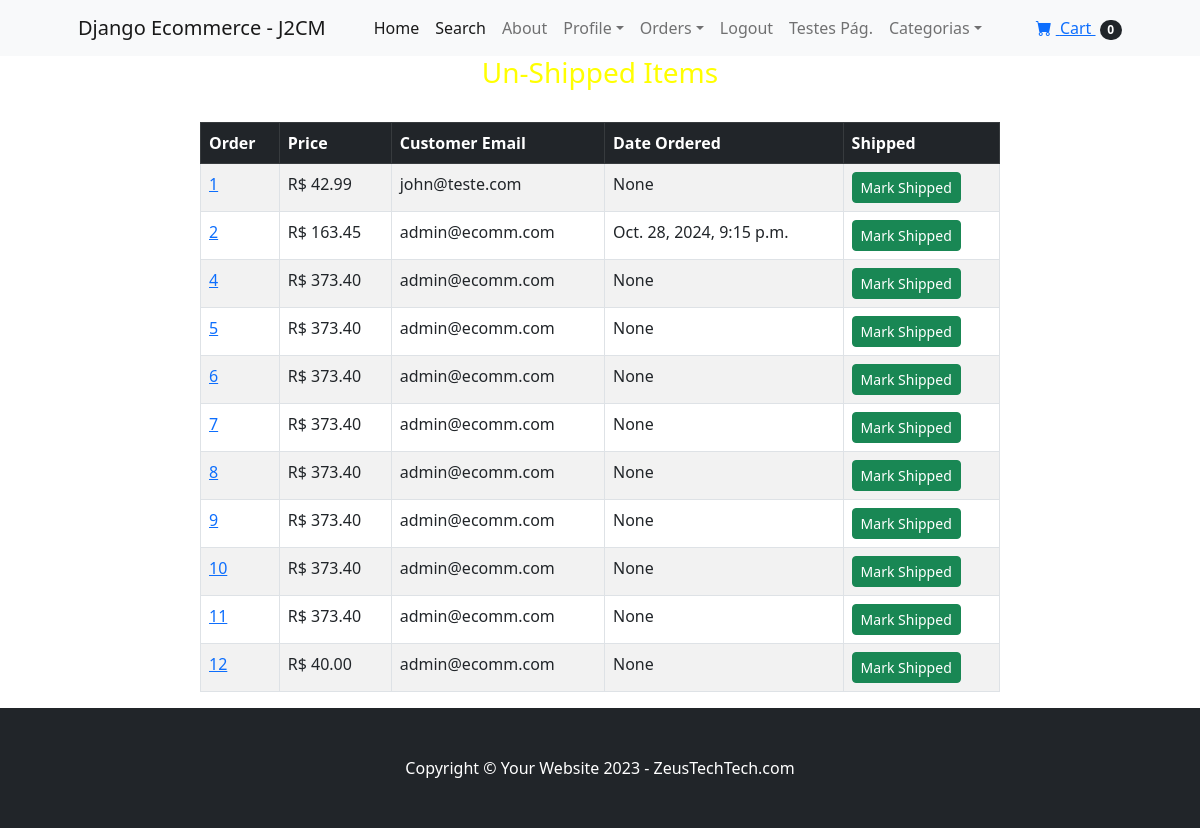
The page /payment/not_shipped_dash (signed in) on the database its author committed.
### payment/models.py (models this page shows, shortened)
class Order(models.Model):
    user = models.ForeignKey(User, on_delete=models.CASCADE, blank=True)
    full_name = models.CharField(max_length=250)
    email = models.EmailField(max_length=250)
    shipping_address = models.TextField(max_length=15000)
    amount_paid = models.DecimalField(max_digits=7, decimal_places=2)
    date_ordered = models.DateTimeField(auto_now_add=True)
    shipped = models.BooleanField(default=False)
    date_shipped = models.DateTimeField(blank=True, null=True)

### payment/views.py (the view, shortened to what this page needs)
# urls.py: path('not_shipped_dash', views.not_shipped_dash, name="not_shipped_dash"),
def not_shipped_dash(request):
    if request.user.is_authenticated and request.user.is_superuser:
        orders = Order.objects.filter(shipped=False)
        return render(request, "payment/not_shipped_dash.html", {"orders":orders})
    else:
        messages.success(request, "Access Danied!! Acesso Negado!!")
        return redirect('home')

### cart/cart.py (called while the page is built)
    def __len__(self):
        return len(self.cart)

### cart/context_processors.py (called while the page is built)
def cart(request):
    return {'cart': Cart(request)}

### payment/templates/payment/not_shipped_dash.html (shortened to what this page needs)
{% extends 'base.html' %}
{% block content %}
    <div class="conteiner">
        <div class="row">
            <center>
                <div class="col-8">
                    <h3>
                        Un-Shipped Items
                    </h3>
                    <br>
                    <table class="table table-striped table-hover table-bordered">
                        <thead class="table-dark">
                          <tr>
                            <th scope="col">Order</th>
                            <th scope="col">Price</th>
                            <th scope="col">Customer Email</th>
                            <th scope="col">Date Ordered</th>
                            <th scope="col">Shipped</th>
                          </tr>
                        </thead>
                        <tbody>
                          {% for item in orders %}
                          <tr>
                            <td><a href="{% url 'orders' item.id %}"> {{ item.id }} </a> </td>
                            <td>R$ {{ item.amount_paid }}</td>
                            <td>{{ item.email }}</td>
                            <td>{{ item.date_shipped }}</td>
                            <td>
                              <form method="POST" action="">
                                <button type="Submit" class="btn btn-success btn-sm">Mark Shipped</button>
                              </form>
                            </td>
                          </tr>
                          {% endfor %}
                        </tbody>
                      </table>
                </div>
            </center>
            <br><br>
        </div>
    </div>
{% endblock %}

### rows shown on the page
Order: id "1", amount_paid "42.99", email "john@teste.com", date_shipped "None"
Order: id "2", amount_paid "163.45", email "admin@ecomm.com", date_shipped "Oct. 28, 2024, 9:15 p.m."
Order: id "4", amount_paid "373.40", email "admin@ecomm.com", date_shipped "None"
Order: id "5", amount_paid "373.40", email "admin@ecomm.com", date_shipped "None"
Order: id "6", amount_paid "373.40", email "admin@ecomm.com", date_shipped "None"
Order: id "7", amount_paid "373.40", email "admin@ecomm.com", date_shipped "None"
Order: id "8", amount_paid "373.40", email "admin@ecomm.com", date_shipped "None"
Order: id "9", amount_paid "373.40", email "admin@ecomm.com", date_shipped "None"
Order: id "10", amount_paid "373.40", email "admin@ecomm.com", date_shipped "None"
Order: id "11", amount_paid "373.40", email "admin@ecomm.com", date_shipped "None"
Order: id "12", amount_paid "40.00", email "admin@ecomm.com", date_shipped "None"

### other values the page prints
{{ cart|length }} "0"
